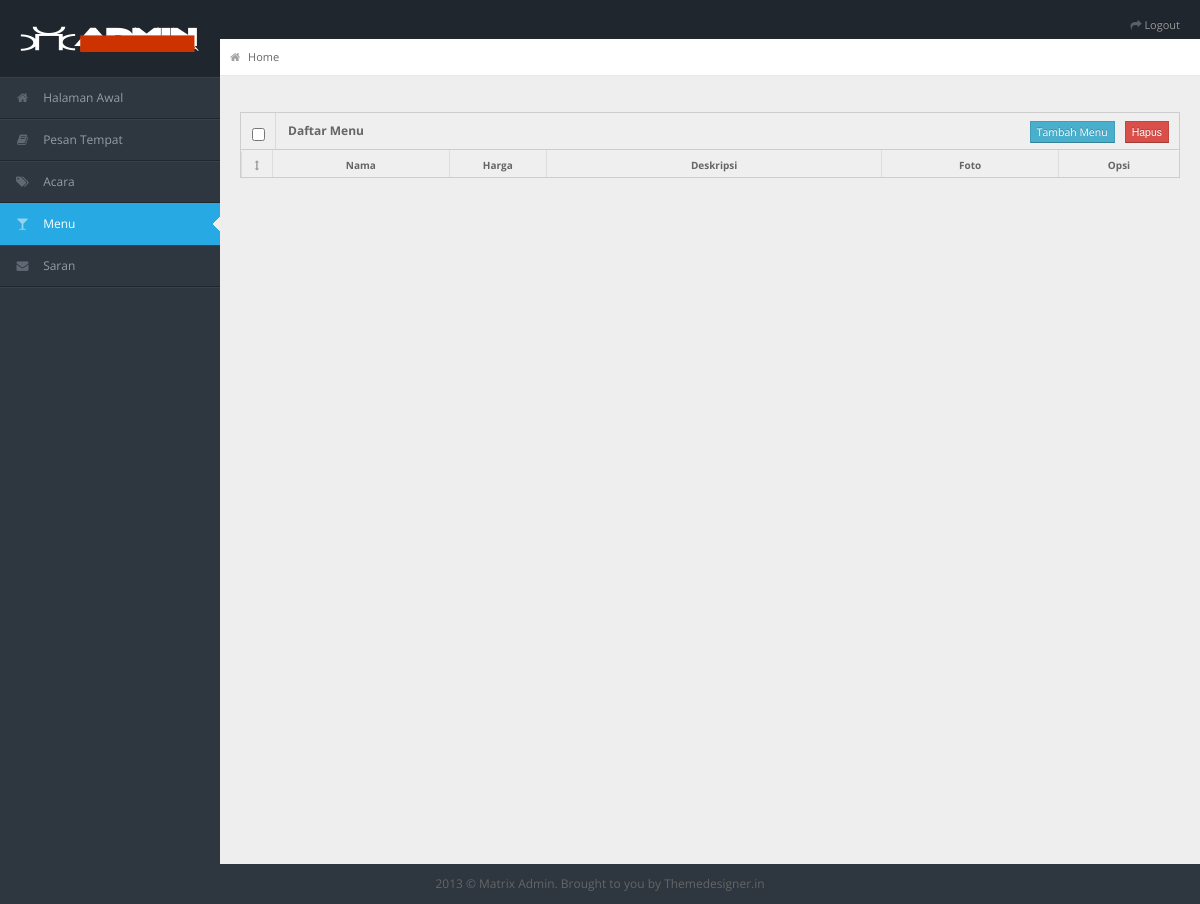
The page /index.php/admin/menu on the database as committed earlier.
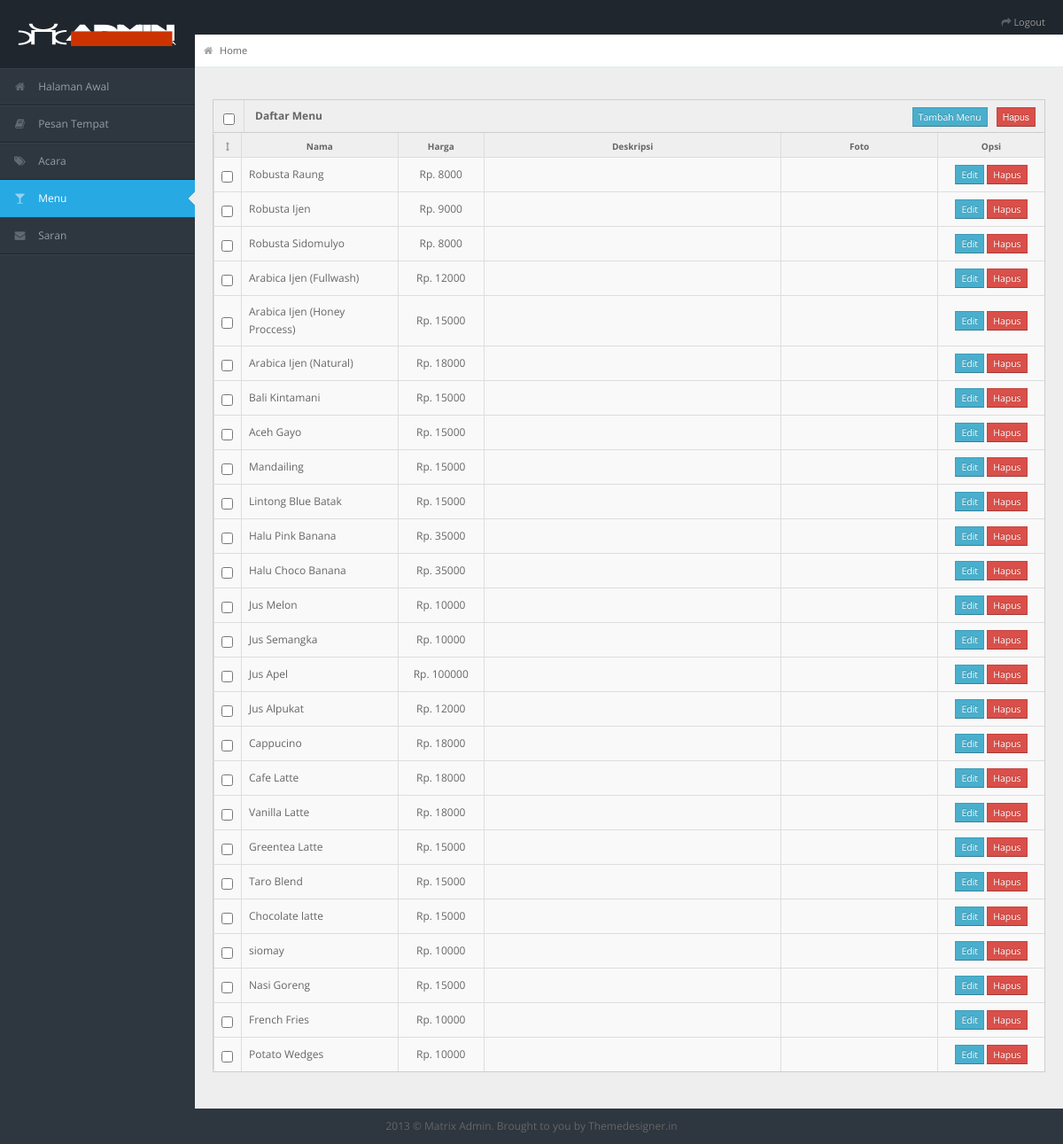
The same page on the database as committed later.
### tables this page shows
CREATE TABLE `menu` (
  `no_menu` int(11) NOT NULL,
  `nama` varchar(100) NOT NULL,
  `kategori` set('makanan','minuman','kopi','') NOT NULL,
  `harga` int(11) DEFAULT NULL,
  `deskripsi` text NOT NULL,
  `nama_gambar` varchar(100) DEFAULT NULL
);

### application/controllers/Admin.php (called while the page is built, shortened)
<?php
class Admin extends CI_Controller {
	function __construct() {
			$this->load->model('M_aksiadmin');
			$this->load->view('admin/head');
			$this->load->view('admin/navigation');
			$this->load->view('admin/content');
	}
	public function menu(){
		$data = $this->M_aksiadmin->getMenu();
		$this->load->view('admin/konten/menu', array('data'=>$data));
		$this->load->view('admin/footer');
	}
}
?>

### index.php (called while the page is built, shortened)
<?php
require_once BASEPATH.'core/CodeIgniter.php';

### application/models/m_aksiadmin.php (called while the page is built, shortened)
<?php
class M_aksiadmin extends CI_Model {
	public function getMenu(){
		$this->db->order_by('no_menu','ASC');
		$data = $this->db->get('menu');
		return($data->result());
	}
}
?>

### application/views/admin/konten/menu.php (the view, shortened to what this page needs)
<div class="row-fluid">
      <div class="span12">
        <div class="widget-box">
        	<form action="<?php echo base_url('AksiAdminMenu/delmulMenu')?>" method="post">
          <div class="widget-title"> <span class="icon">
            <input type="checkbox" id="title-checkbox" name="title-checkbox" />
            </span>
            <h5>Daftar Menu</h5>
            <input type="submit" class=" btn btn-mini btn-danger buttons" value="Hapus" />
            <a href="<?php echo base_url('Admin/newMenu'); ?>" class=" btn btn-mini btn-info buttons">Tambah Menu</a>
          </div>
          <div class="widget-content nopadding">
            <table class="table table-bordered data-table with-check event">
              <thead>
                <tr>
                  <th class=""><i class="icon-resize-vertical"></th>
                  <th class="m-dua">Nama</th>
                  <th class="m-tiga">Harga</th>
                  <th class="m-empat">Deskripsi</th>
                  <th class="m-dua">Foto</th>
                  <th class="lima">Opsi</th>
                </tr>
              </thead>
              <tbody>
              <?php foreach($data as $row){?>
                <tr class="gradeX">
                  <td class="m-satu"><input type="checkbox" name="no_menu[]" value="<?php echo $row->no_menu ?>" /></td>
                  <td class="dua"><?php echo $row->nama;?></td>
                  <td class="m-tiga"><p>Rp. <?php echo $row->harga; ?></p></td>
                  <td class="empat"><p><?php echo $row->deskripsi; ?></p></td>
                  <td class="mid dua ">
                  </td>
                  <td class="lima">
                  	<a  href="<?php echo base_url()."Admin/editMenu/".$row->no_menu ?>" class="btn btn-mini btn-info">Edit</a>
                  	<a  href="<?php echo base_url()."AksiAdminMenu/delMenu/".$row->no_menu ?>" class="btn btn-mini btn-danger">Hapus</a>
                  </td>
                </tr>
                <?php } ?>
              </tbody>
            </table>
            </form>
          </div>
        </div>
      </div>
    </div>
    </div>
    </div>

### application/views/admin/head.php (shortened to what this page needs)
<!DOCTYPE html>
<html lang="en">
<head>
<link rel="stylesheet" href="<?php echo base_url('assets/admin/css/bootstrap.min.css')?>" />
<link rel="stylesheet" href="<?php echo base_url('assets/admin/css/bootstrap-responsive.min.css')?>" />
<link rel="stylesheet" href="<?php echo base_url('assets/admin/css/uniform.css')?>" />
<link rel="stylesheet" href="<?php echo base_url('assets/admin/css/select2.css')?>" />
<link rel="stylesheet" href="<?php echo base_url('assets/admin/css/fullcalendar.css')?>" />
<link rel="stylesheet" href="<?php echo base_url('assets/admin/css/matrix-style.css')?>" />
<link rel="stylesheet" href="<?php echo base_url('assets/admin/css/matrix-media.css')?>" />
<link rel="stylesheet" href="<?php echo base_url('assets/admin/font-awesome/css/font-awesome.css')?>" />
<link rel="stylesheet" href="<?php echo base_url('assets/admin/css/jquery.gritter.css')?>" />
<link rel="stylesheet" href="<?php echo base_url('assets/admin/css/colorpicker.css')?>" />
<link rel="stylesheet" href="<?php echo base_url('assets/admin/css/datepicker.css')?>" />
<link rel="stylesheet" href="<?php echo base_url('assets/admin/css/mystyle.css')?>" />
<link rel="stylesheet" href="<?php echo base_url('assets/admin/css/bootstrap-wysihtml5.css')?>" />
</head>
<body>
<div id="header">
  <h1><a href="<?php echo base_url('Admin/')?>">Admin Kancakona Kopi></a></h1>
</div>
<div id="user-nav" class="navbar navbar-inverse right">
  <ul class="nav">
    <li class=""><a onclick="logout()" style="cursor: pointer;"><i class="icon icon-share-alt "></i> <span class="text">Logout</span></a></li>
  </ul>
</div>

### application/views/admin/navigation.php
<?php $aktif = $this->uri->segment(2);?>
<div id="sidebar"><a href="<?php echo base_url('Admin/')?>" class="visible-phone"><i class="icon icon-home"></i> Dashboard</a>
  <ul>
    <li class="<?php if($aktif==''){echo "active";} ?>"><a href="<?php echo base_url('Admin/')?>"><i class="icon icon-home"></i> <span>Halaman Awal</span></a> </li>
    <li class="<?php if($aktif=='reservasi'){echo "active";} ?>"><a href="<?php echo base_url('Admin/reservasi')?>"><i class="icon icon-book"></i> <span>Pesan Tempat</span></a></li>
    <li class="<?php if($aktif=='event'){echo "active";} ?>"> <a href="<?php echo base_url('Admin/event')?>"><i class="icon icon-tags"></i> <span>Acara</span></a> </li>
    <li class="<?php if($aktif=='menu'){echo "active";} ?>"><a href="<?php echo base_url('Admin/menu')?>"><i class="icon icon-glass"></i> <span>Menu</span></a></li>
    <li class="<?php if($aktif=='saran'){echo "active";} ?>"><a href="<?php echo base_url('Admin/saran')?>"><i class="icon icon-envelope-alt"></i> <span>Saran</span></a></li>
  </ul>
</div>

### application/views/admin/content.php (shortened to what this page needs)
<div id="content">
  <div id="content-header">
    <div id="breadcrumb">
    <a href="<?php echo base_url('Admin') ?>" title="Go to Home" class="tip-bottom"><i class="icon-home"></i> Home</a>
    </div>
  <div class="container-fluid">

### application/views/admin/footer.php (shortened to what this page needs)
<div class="row-fluid">
  <div id="footer" class="span12"> 2013 &copy; Matrix Admin. Brought to you by <a href="http://themedesigner.in">Themedesigner.in</a> </div>
</div>
</body>
</html>

### assets/admin/css/matrix-media.css (style rules this page uses)
body { background:#2E363F; }
#header { background-color: #1f262d; margin-top:10px; }
#sidebar > ul { border-bottom: 1px solid #37414b }
#sidebar > ul > li { border-top: 1px solid #37414b; border-bottom: 1px solid #1f262d; }
#sidebar > ul > li.active { background-color: #27a9e3; border-bottom: 1px solid #27a9e3; border-top: 1px solid #27a9e3; }
#sidebar > ul > li.active a { color:#fff; text-decoration:none; }

### assets/admin/css/mystyle.css (style rules this page uses)
.right { right: 0px; left: auto!important; }
.table.event { table-layout: fixed; }
.table .dua { width: 10%; vertical-align: middle; }
.table .empat { width: 70% }
.table .lima { width: 100px; text-align: center; vertical-align: middle; }
.mid.dua { text-align: center; }
.table .m-satu { vertical-align: middle; }
.table .m-dua { width: 20%; vertical-align: middle; }
.table .m-tiga { vertical-align: middle; text-align: center; width: 10%; }
.table .m-tiga p { vertical-align: middle; line-height: 1.5em; max-height: 3em; overflow: hidden; margin-bottom: 0px; }
.table .m-empat { width: 40% }

Rows that differ between the two databases and show on the page:
added menu: nama "Robusta Raung", harga "8000"
added menu: nama "Robusta Ijen", harga "9000"
added menu: nama "Robusta Sidomulyo", harga "8000"
added menu: nama "Arabica Ijen (Fullwash)", harga "12000"
added menu: nama "Arabica Ijen (Honey Proccess)", harga "15000"
added menu: nama "Arabica Ijen (Natural)", harga "18000"
added menu: nama "Bali Kintamani", harga "15000"
added menu: nama "Aceh Gayo", harga "15000"
added menu: nama "Mandailing", harga "15000"
added menu: nama "Lintong Blue Batak", harga "15000"
added menu: nama "Halu Pink Banana", harga "35000"
added menu: nama "Halu Choco Banana", harga "35000"
added menu: nama "Jus Melon", harga "10000"
added menu: nama "Jus Semangka", harga "10000"
added menu: nama "Jus Apel", harga "100000"
added menu: nama "Jus Alpukat", harga "12000"
added menu: nama "Cappucino", harga "18000"
added menu: nama "Cafe Latte", harga "18000"
added menu: nama "Vanilla Latte", harga "18000"
added menu: nama "Greentea Latte", harga "15000"
added menu: nama "Taro Blend", harga "15000"
added menu: nama "Chocolate latte", harga "15000"
added menu: nama "siomay", harga "10000"
added menu: nama "Nasi Goreng", harga "15000"
added menu: nama "French Fries", harga "10000"
added menu: nama "Potato Wedges", harga "10000"
